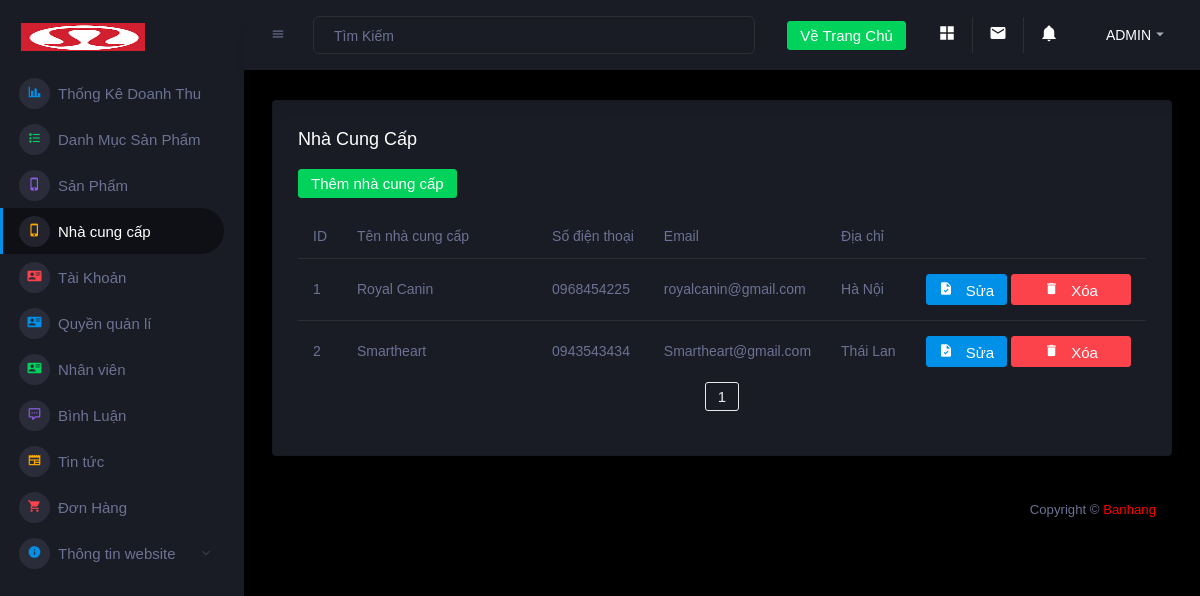
The page /admin/suppliers.php (signed in) on the database its author committed.
### tables this page shows
CREATE TABLE `nhacungcap` (
  `id` int(11) NOT NULL,
  `ten` varchar(50) NOT NULL,
  `dienthoai` varchar(50) NOT NULL,
  `email` varchar(50) NOT NULL,
  `diachi` varchar(255) NOT NULL
);

### connect.php (called while the page is built, shortened)
<?php
function selectAll($sql)
{
    $result = $GLOBALS['conn']->query($sql);
    return $result;
}
function rowCount($sql)
{
    $result =  $GLOBALS['conn']->query($sql);
    return $result->rowCount();
}

### admin/suppliers.php (the view, shortened to what this page needs)
<?php
include 'header.php';
if (isset($_COOKIE["user"])) {
    $user = $_COOKIE["user"];
    foreach (selectAll("SELECT * FROM taikhoan WHERE taikhoan='$user'") as $row) {
        $permission = $row['phanquyen'];
    }
    if ($permission == 1 || $permission == 0) {
?>
        <div class="main-panel">
            <div class="content-wrapper">
                <div class="row">
                    <div class="col-12 grid-margin">
                        <div class="card">
                            <div class="card-body">
                                <h4 class="card-title addfont">Nhà cung cấp</h4>
                                <div class="mb-3">
                                    <a type="button" class="btn btn-success btn-fw" href="addsupplier.php">Thêm nhà cung cấp</a>
                                </div>
                                <div class="table-responsive">
                                    <table class="table">
                                        <thead>
                                            <tr>
                                                <th class="addfont" style="width: 20px">ID</th>
                                                <th class="addfont" style="width: 400px">Tên nhà cung cấp</th>
                                                <th class="addfont">Số điện thoại</th>
                                                <th class="addfont">Email</th>
                                                <th class="addfont">Địa chỉ</th>
                                                <th></th>
                                            </tr>
                                        </thead>
                                        <tbody>
                                            <?php
                                            $item_per_page = !empty($_GET['per_page']) ? $_GET['per_page'] : 8;
                                            $current_page = !empty($_GET['page']) ? $_GET['page'] : 1;
                                            $baseQuery = "SELECT * FROM nhacungcap";
                                            $numrow = rowCount($baseQuery);
                                            $totalpage = ceil($numrow / $item_per_page);
                                            $offset = ($current_page - 1) * $item_per_page;
                                            foreach (selectAll("$baseQuery LIMIT $item_per_page OFFSET $offset") as $row) {
                                            ?>
                                                <tr class="addfont">
                                                    <td><?= $row['id'] ?></td>
                                                    <td><?= $row['ten'] ?></td>
                                                    <td><?= $row['dienthoai'] ?></td>
                                                    <td><?= $row['email'] ?></td>
                                                    <td><?= $row['diachi'] ?></td>
                                                    <td>
                                                        <a type="button" class="btn btn-primary btn-icon-text" href="editsupplier.php?id=<?= $row['id'] ?>">
                                                            <i class="mdi mdi-file-check btn-icon-prepend"></i> Sửa
                                                        </a>
                                                        <a type="button" class="btn btn-danger btn-icon-text" style="width: 120px" href="deletesupplier.php?id=<?= $row['id'] ?>" onclick="return confirm('Bạn có muốn xóa tin tức này không?')">
                                                            <i class="mdi mdi-delete btn-icon-prepend"></i> Xóa
                                                        </a>
                                                    </td>
                                                </tr>
                                            <?php
                                            }
                                            ?>
                                        </tbody>
                                    </table>
                                    <div class="col-lg-12">
                                        <div class="pageination">
                                            <nav aria-label="Page navigation example">
                                                <ul class="pagination justify-content-center">
                                                    <?php for ($num = 1; $num <= $totalpage; $num++) { ?>
                                                        <?php
                                                        if ($num != $current_page) {
                                                        ?>
                                                            <?php if ($num > $current_page - 3 && $num < $current_page + 3) { ?>
                                                                <li class="page-item"><a class="btn btn-outline-secondary" href="?per_page=<?= $item_per_page ?>&page=<?= $num ?>"><?= $num ?></a>
                                                                </li>
                                                            <?php } ?>
                                                        <?php
                                                        } else {
                                                        ?>
                                                            <strong class="page-item"><a class="btn btn-outline-secondary"><?= $num ?></a>
                                                            </strong>
                                                    <?php
                                                        }
                                                    }
                                                    ?>
                                            </nav>
                                        </div>
                                    </div>
                                </div>
                            </div>
                        </div>
                    </div>
                </div>
        <?php
    }
}
include 'footer.php';
        ?>

### admin/header.php (style rules this page uses)
.addfont { font-family: 'Arial'; }

### rows shown on the page
nhacungcap: id "1", ten "Royal Canin", dienthoai "0968454225", email "royalcanin@gmail.com", diachi "Hà Nội"
nhacungcap: id "2", ten "Smartheart", dienthoai "0943543434", email "Smartheart@gmail.com", diachi "Thái Lan"
